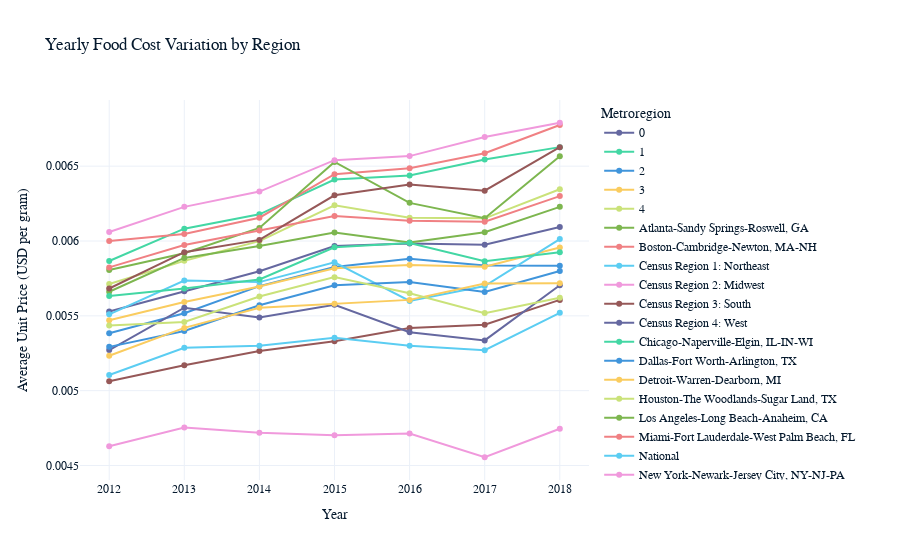

Notebook cell for this chart:
### Code cell
# # Plot
# plt.figure(figsize=(12, 8))
# sns.lineplot(data=yearly_price_by_region, x='Year', y='Unit_Price_USD_per_gram', hue='Metroregion_code',
#     marker='o'
# )

# plt.title('Yearly Food Cost Variation by Region', fontsize=16)
# plt.xlabel('Year', fontsize=14)
# plt.ylabel('Average Unit Price (USD per gram)', fontsize=14)
# plt.grid(True)
# plt.legend(title='Region')
# plt.tight_layout()
# plt.show()
import plotly.express as px

# Create interactive plot
fig = px.line(
    yearly_price_by_region,
    x='Year',
    y='Unit_Price_USD_per_gram',
    color='Metroregion_code',
    markers=True,
    title='Yearly Food Cost Variation by Region'
)

# Update axis labels clearly
fig.update_layout(
    xaxis_title='Year',
    yaxis_title='Average Unit Price (USD per gram)',
    legend_title='Metroregion'
)

# Show interactive figure
fig.show()

### Figure 1 — Plotly figure (JSON) as saved in the notebook; plotly's stock layout.template omitted (floating-point values rounded to 4 significant figures)
{"data": [{"hovertemplate": "Metroregion_code=0<br>Year=%{x}<br>Unit_Price_USD_per_gram=%{y}<extra></extra>", "legendgroup": "0", "line": {"color": "#6568a0", "dash": "solid"}, "marker": {"symbol": "circle"}, "mode": "lines+markers", "name": "0", "orientation": "v", "showlegend": true, "x": [2012, 2013, 2014, 2015, 2016, 2017, 2018], "xaxis": "x", "y": [0.005529, 0.005664, 0.005798, 0.005966, 0.005983, 0.005976, 0.006093], "yaxis": "y", "type": "scatter"}, {"hovertemplate": "Metroregion_code=1<br>Year=%{x}<br>Unit_Price_USD_per_gram=%{y}<extra></extra>", "legendgroup": "1", "line": {"color": "#43d7a4", "dash": "solid"}, "marker": {"symbol": "circle"}, "mode": "lines+markers", "name": "1", "orientation": "v", "showlegend": true, "x": [2012, 2013, 2014, 2015, 2016, 2017, 2018], "xaxis": "x", "y": [0.005867, 0.006083, 0.006178, 0.00641, 0.006438, 0.006544, 0.006627], "yaxis": "y", "type": "scatter"}, {"hovertemplate": "Metroregion_code=2<br>Year=%{x}<br>Unit_Price_USD_per_gram=%{y}<extra></extra>", "legendgroup": "2", "line": {"color": "#4095db", "dash": "solid"}, "marker": {"symbol": "circle"}, "mode": "lines+markers", "name": "2", "orientation": "v", "showlegend": true, "x": [2012, 2013, 2014, 2015, 2016, 2017, 2018], "xaxis": "x", "y": [0.005384, 0.005517, 0.005699, 0.005827, 0.005881, 0.005836, 0.005835], "yaxis": "y", "type": "scatter"}, {"hovertemplate": "Metroregion_code=3<br>Year=%{x}<br>Unit_Price_USD_per_gram=%{y}<extra></extra>", "legendgroup": "3", "line": {"color": "#facc5f", "dash": "solid"}, "marker": {"symbol": "circle"}, "mode": "lines+markers", "name": "3", "orientation": "v", "showlegend": true, "x": [2012, 2013, 2014, 2015, 2016, 2017, 2018], "xaxis": "x", "y": [0.005471, 0.005593, 0.005696, 0.005818, 0.005839, 0.005828, 0.005957], "yaxis": "y", "type": "scatter"}, {"hovertemplate": "Metroregion_code=4<br>Year=%{x}<br>Unit_Price_USD_per_gram=%{y}<extra></extra>", "legendgroup": "4", "line": {"color": "#cae279", "dash": "solid"}, "marker": {"symbol": "circle"}, "mode": "lines+markers", "name": "4", "orientation": "v", "showlegend": true, "x": [2012, 2013, 2014, 2015, 2016, 2017, 2018], "xaxis": "x", "y": [0.005713, 0.005867, 0.005999, 0.006239, 0.006156, 0.006151, 0.006346], "yaxis": "y", "type": "scatter"}, {"hovertemplate": "Metroregion_code=Atlanta-Sandy Springs-Roswell, GA<br>Year=%{x}<br>Unit_Price_USD_per_gram=%{y}<extra></extra>", "legendgroup": "Atlanta-Sandy Springs-Roswell, GA", "line": {"color": "#7db64f", "dash": "solid"}, "marker": {"symbol": "circle"}, "mode": "lines+markers", "name": "Atlanta-Sandy Springs-Roswell, GA", "orientation": "v", "showlegend": true, "x": [2012, 2013, 2014, 2015, 2016, 2017, 2018], "xaxis": "x", "y": [0.005661, 0.005887, 0.005967, 0.006056, 0.00599, 0.006059, 0.006228], "yaxis": "y", "type": "scatter"}, {"hovertemplate": "Metroregion_code=Boston-Cambridge-Newton, MA-NH<br>Year=%{x}<br>Unit_Price_USD_per_gram=%{y}<extra></extra>", "legendgroup": "Boston-Cambridge-Newton, MA-NH", "line": {"color": "#f08083", "dash": "solid"}, "marker": {"symbol": "circle"}, "mode": "lines+markers", "name": "Boston-Cambridge-Newton, MA-NH", "orientation": "v", "showlegend": true, "x": [2012, 2013, 2014, 2015, 2016, 2017, 2018], "xaxis": "x", "y": [0.006001, 0.006047, 0.006156, 0.006447, 0.006486, 0.006586, 0.006775], "yaxis": "y", "type": "scatter"}, {"hovertemplate": "Metroregion_code=Census Region 1: Northeast<br>Year=%{x}<br>Unit_Price_USD_per_gram=%{y}<extra></extra>", "legendgroup": "Census Region 1: Northeast", "line": {"color": "#5bcdf2", "dash": "solid"}, "marker": {"symbol": "circle"}, "mode": "lines+markers", "name": "Census Region 1: Northeast", "orientation": "v", "showlegend": true, "x": [2012, 2013, 2014, 2015, 2016, 2017, 2018], "xaxis": "x", "y": [0.00551, 0.005736, 0.005725, 0.005858, 0.005599, 0.005699, 0.006013], "yaxis": "y", "type": "scatter"}, {"hovertemplate": "Metroregion_code=Census Region 2: Midwest<br>Year=%{x}<br>Unit_Price_USD_per_gram=%{y}<extra></extra>", "legendgroup": "Census Region 2: Midwest", "line": {"color": "#f099dc", "dash": "solid"}, "marker": {"symbol": "circle"}, "mode": "lines+markers", "name": "Census Region 2: Midwest", "orientation": "v", "showlegend": true, "x": [2012, 2013, 2014, 2015, 2016, 2017, 2018], "xaxis": "x", "y": [0.004629, 0.004753, 0.004719, 0.004702, 0.004714, 0.004555, 0.004746], "yaxis": "y", "type": "scatter"}, {"hovertemplate": "Metroregion_code=Census Region 3: South<br>Year=%{x}<br>Unit_Price_USD_per_gram=%{y}<extra></extra>", "legendgroup": "Census Region 3: South", "line": {"color": "#965858", "dash": "solid"}, "marker": {"symbol": "circle"}, "mode": "lines+markers", "name": "Census Region 3: South", "orientation": "v", "showlegend": true, "x": [2012, 2013, 2014, 2015, 2016, 2017, 2018], "xaxis": "x", "y": [0.005063, 0.005169, 0.005265, 0.00533, 0.005419, 0.005441, 0.005607], "yaxis": "y", "type": "scatter"}, {"hovertemplate": "Metroregion_code=Census Region 4: West<br>Year=%{x}<br>Unit_Price_USD_per_gram=%{y}<extra></extra>", "legendgroup": "Census Region 4: West", "line": {"color": "#6568a0", "dash": "solid"}, "marker": {"symbol": "circle"}, "mode": "lines+markers", "name": "Census Region 4: West", "orientation": "v", "showlegend": true, "x": [2012, 2013, 2014, 2015, 2016, 2017, 2018], "xaxis": "x", "y": [0.005271, 0.005554, 0.00549, 0.005574, 0.005391, 0.005336, 0.005705], "yaxis": "y", "type": "scatter"}, {"hovertemplate": "Metroregion_code=Chicago-Naperville-Elgin, IL-IN-WI<br>Year=%{x}<br>Unit_Price_USD_per_gram=%{y}<extra></extra>", "legendgroup": "Chicago-Naperville-Elgin, IL-IN-WI", "line": {"color": "#43d7a4", "dash": "solid"}, "marker": {"symbol": "circle"}, "mode": "lines+markers", "name": "Chicago-Naperville-Elgin, IL-IN-WI", "orientation": "v", "showlegend": true, "x": [2012, 2013, 2014, 2015, 2016, 2017, 2018], "xaxis": "x", "y": [0.005633, 0.005682, 0.005743, 0.005958, 0.005987, 0.005865, 0.005925], "yaxis": "y", "type": "scatter"}, {"hovertemplate": "Metroregion_code=Dallas-Fort Worth-Arlington, TX<br>Year=%{x}<br>Unit_Price_USD_per_gram=%{y}<extra></extra>", "legendgroup": "Dallas-Fort Worth-Arlington, TX", "line": {"color": "#4095db", "dash": "solid"}, "marker": {"symbol": "circle"}, "mode": "lines+markers", "name": "Dallas-Fort Worth-Arlington, TX", "orientation": "v", "showlegend": true, "x": [2012, 2013, 2014, 2015, 2016, 2017, 2018], "xaxis": "x", "y": [0.005293, 0.005398, 0.00557, 0.005705, 0.005725, 0.005659, 0.0058], "yaxis": "y", "type": "scatter"}, {"hovertemplate": "Metroregion_code=Detroit-Warren-Dearborn, MI<br>Year=%{x}<br>Unit_Price_USD_per_gram=%{y}<extra></extra>", "legendgroup": "Detroit-Warren-Dearborn, MI", "line": {"color": "#facc5f", "dash": "solid"}, "marker": {"symbol": "circle"}, "mode": "lines+markers", "name": "Detroit-Warren-Dearborn, MI", "orientation": "v", "showlegend": true, "x": [2012, 2013, 2014, 2015, 2016, 2017, 2018], "xaxis": "x", "y": [0.005233, 0.00542, 0.005554, 0.00558, 0.005607, 0.005716, 0.005718], "yaxis": "y", "type": "scatter"}, {"hovertemplate": "Metroregion_code=Houston-The Woodlands-Sugar Land, TX<br>Year=%{x}<br>Unit_Price_USD_per_gram=%{y}<extra></extra>", "legendgroup": "Houston-The Woodlands-Sugar Land, TX", "line": {"color": "#cae279", "dash": "solid"}, "marker": {"symbol": "circle"}, "mode": "lines+markers", "name": "Houston-The Woodlands-Sugar Land, TX", "orientation": "v", "showlegend": true, "x": [2012, 2013, 2014, 2015, 2016, 2017, 2018], "xaxis": "x", "y": [0.005435, 0.005459, 0.005629, 0.005759, 0.00565, 0.005518, 0.005621], "yaxis": "y", "type": "scatter"}, {"hovertemplate": "Metroregion_code=Los Angeles-Long Beach-Anaheim, CA<br>Year=%{x}<br>Unit_Price_USD_per_gram=%{y}<extra></extra>", "legendgroup": "Los Angeles-Long Beach-Anaheim, CA", "line": {"color": "#7db64f", "dash": "solid"}, "marker": {"symbol": "circle"}, "mode": "lines+markers", "name": "Los Angeles-Long Beach-Anaheim, CA", "orientation": "v", "showlegend": true, "x": [2012, 2013, 2014, 2015, 2016, 2017, 2018], "xaxis": "x", "y": [0.005806, 0.005918, 0.006087, 0.006528, 0.006255, 0.006153, 0.006567], "yaxis": "y", "type": "scatter"}, {"hovertemplate": "Metroregion_code=Miami-Fort Lauderdale-West Palm Beach, FL<br>Year=%{x}<br>Unit_Price_USD_per_gram=%{y}<extra></extra>", "legendgroup": "Miami-Fort Lauderdale-West Palm Beach, FL", "line": {"color": "#f08083", "dash": "solid"}, "marker": {"symbol": "circle"}, "mode": "lines+markers", "name": "Miami-Fort Lauderdale-West Palm Beach, FL", "orientation": "v", "showlegend": true, "x": [2012, 2013, 2014, 2015, 2016, 2017, 2018], "xaxis": "x", "y": [0.005824, 0.005974, 0.00607, 0.006168, 0.006135, 0.006129, 0.0063], "yaxis": "y", "type": "scatter"}, {"hovertemplate": "Metroregion_code=National<br>Year=%{x}<br>Unit_Price_USD_per_gram=%{y}<extra></extra>", "legendgroup": "National", "line": {"color": "#5bcdf2", "dash": "solid"}, "marker": {"symbol": "circle"}, "mode": "lines+markers", "name": "National", "orientation": "v", "showlegend": true, "x": [2012, 2013, 2014, 2015, 2016, 2017, 2018], "xaxis": "x", "y": [0.005105, 0.005287, 0.0053, 0.005353, 0.005301, 0.00527, 0.00552], "yaxis": "y", "type": "scatter"}, {"hovertemplate": "Metroregion_code=New York-Newark-Jersey City, NY-NJ-PA<br>Year=%{x}<br>Unit_Price_USD_per_gram=%{y}<extra></extra>", "legendgroup": "New York-Newark-Jersey City, NY-NJ-PA", "line": {"color": "#f099dc", "dash": "solid"}, "marker": {"symbol": "circle"}, "mode": "lines+markers", "name": "New York-Newark-Jersey City, NY-NJ-PA", "orientation": "v", "showlegend": true, "x": [2012, 2013, 2014, 2015, 2016, 2017, 2018], "xaxis": "x", "y": [0.00606, 0.006228, 0.00633, 0.00654, 0.006567, 0.006695, 0.00679], "yaxis": "y", "type": "scatter"}, {"hovertemplate": "Metroregion_code=Philadelphia-Camden-Wilmington, PA-NJ-DE-MD<br>Year=%{x}<br>Unit_Price_USD_per_gram=%{y}<extra></extra>", "legendgroup": "Philadelphia-Camden-Wilmington, PA-NJ-DE-MD", "line": {"color": "#965858", "dash": "solid"}, "marker": {"symbol": "circle"}, "mode": "lines+markers", "name": "Philadelphia-Camden-Wilmington, PA-NJ-DE-MD", "orientation": "v", "showlegend": true, "x": [2012, 2013, 2014, 2015, 2016, 2017, 2018], "xaxis": "x", "y": [0.005683, 0.005925, 0.006007, 0.006305, 0.006378, 0.006336, 0.006627], "yaxis": "y", "type": "scatter"}], "layout": {"xaxis": {"anchor": "y", "domain": [0, 1], "title": {"text": "Year"}}, "yaxis": {"anchor": "x", "domain": [0, 1], "title": {"text": "Average Unit Price (USD per gram)"}}, "legend": {"title": {"text": "Metroregion"}, "tracegroupgap": 0}, "title": {"text": "Yearly Food Cost Variation by Region"}}}
